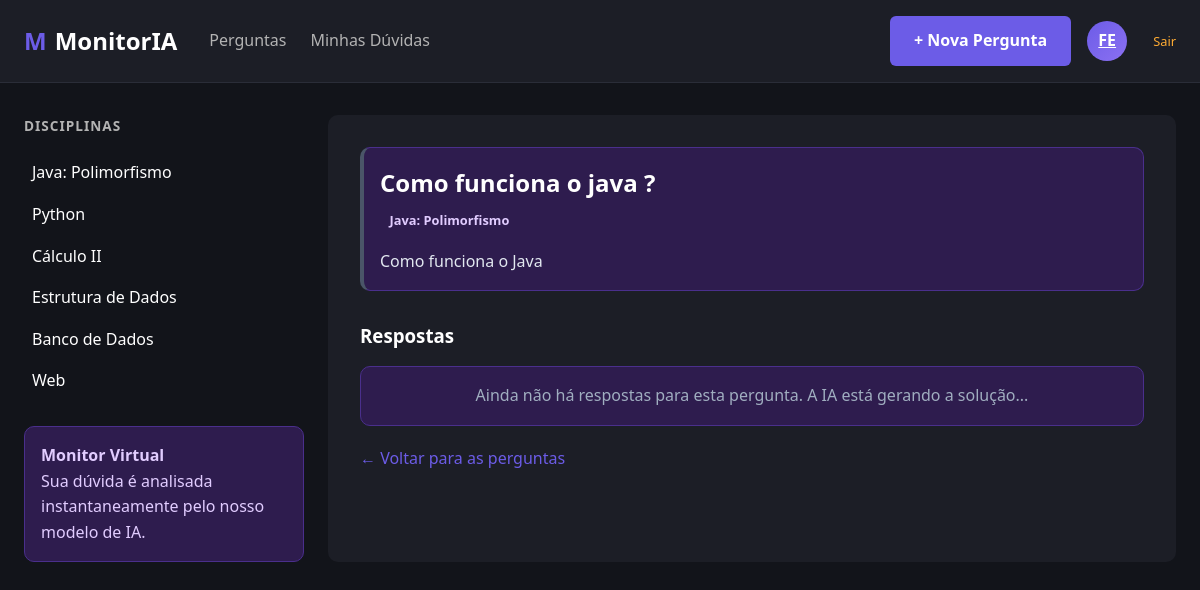
The app's page /perguntas/3 (signed in) with its own data.
### modelos/entidades.py (models this page shows)
class Pergunta(banco.Model):
    __tablename__ = 'perguntas'
    id = banco.Column(banco.Integer, primary_key=True)
    titulo = banco.Column(banco.String(200), nullable=False)
    corpo = banco.Column(banco.Text, nullable=False)
    disciplina = banco.Column(banco.String(100), nullable=False)
    usuario_id = banco.Column(banco.Integer, banco.ForeignKey('usuarios.id'), nullable=False)
    data_criacao = banco.Column(banco.DateTime, default=datetime.utcnow)
    respostas = banco.relationship('Resposta', backref='pergunta', lazy=True)

### controles/rotas_perguntas.py (the view)
@blueprint_perguntas.route('/perguntas/<int:id>')
def ver_pergunta(id):
    try:
        return render_template('ver_pergunta.html',
                               pergunta=servico.buscar_detalhes(id),
                               disciplinas=servico.listar_disciplinas())
    except ValueError:
        return "Pergunta não encontrada", 404

### repositorios/repositorio_pergunta.py (called while the page is built)
    def buscar_por_id(self, id_pergunta: int) -> Pergunta:
        return Pergunta.query.get(id_pergunta)

### servicos/servico_pergunta.py (called while the page is built)
    def buscar_detalhes(self, id_pergunta: int) -> Pergunta:
        pergunta = self.repositorio.buscar_por_id(id_pergunta)
        if not pergunta:
            raise ValueError("Pergunta não encontrada.")
        return pergunta

    def listar_disciplinas(self) -> list[str]:
        return ["Java: Polimorfismo", "Python", "Cálculo II", "Estrutura de Dados", "Banco de Dados", "Web"]

### templates/ver_pergunta.html
{% extends 'base.html' %}
{% block content %}
<div class="box-ia" style="border-left: 4px solid #4a5568;">
    <h2 style="color: white; margin-bottom: 5px;">{{ pergunta.titulo }}</h2>
    <span class="badge" style="margin-bottom: 15px; display: inline-block;">{{ pergunta.disciplina }}</span>
    <p style="color: #e2e8f0; line-height: 1.6;">{{ pergunta.corpo }}</p>
</div>
<h3 style="margin-top: 30px; margin-bottom: 15px; color: white;">Respostas</h3>
{% if pergunta.respostas %}
    {% for resposta in pergunta.respostas %}
        <div class="box-ia {% if resposta.solucao %}solucao-destaque{% endif %}" style="margin-bottom: 20px;">
            <div class="header-ia" style="display: flex; justify-content: space-between; margin-bottom: 15px; color: #a0aec0; font-weight: bold;">
                <span>
                    {% if resposta.eh_ia %} 🤖 IA Assistente {% else %} 👤 Aluno {% endif %}
                </span>
                {% if resposta.solucao %}
                    <span style="color: #4ade80;">✅ Solução Validada pelo Monitor</span>
                {% endif %}
            </div>
            <p style="color: #e2e8f0; line-height: 1.6;">{{ resposta.corpo }}</p>
            {% if session.get('usuario_papel') == 'monitor' and not resposta.solucao %}
                <hr style="border-color: #2d3748; margin: 15px 0;">
                <form action="{{ url_for('perguntas.marcar_solucao', id=resposta.id) }}" method="POST">
                    <button type="submit" class="btn btn-roxo" style="width: 100%;">
                        ⭐ Validar como Melhor Resposta
                    </button>
                </form>
            {% endif %}
        </div>
    {% endfor %}
{% else %}
    <div class="box-ia" style="text-align: center; color: #a0aec0;">
        <p>Ainda não há respostas para esta pergunta. A IA está gerando a solução...</p>
    </div>
{% endif %}
<div style="margin-top: 20px;">
    <a href="{{ url_for('perguntas.base') }}" style="color: var(--roxo-principal); text-decoration: none;">&larr; Voltar para as perguntas</a>
</div>
{% endblock %}

### static/css/estilos.css (style rules this page uses)
:root { --bg-fundo: #12141a; --bg-card: #1c1e26; --bg-ia: #2e1c4e; --texto-principal: #ffffff; --texto-secundario: #b3b3b3; --texto-ia: #e1ccff; --roxo-principal: #6c5ce7; --roxo-hover: #5a4bcf; --roxo-badge: #d1b1ff; --verde-resolvido: #4ade80; --laranja-alerta: #ffac33; --gap-padrao: 1.5rem; --raio-padrao: 10px; }
* { box-sizing: border-box; margin: 0; padding: 0; }
body { font-family: 'Segoe UI', Tahoma, Geneva, Verdana, sans-serif; background-color: var(--bg-fundo); color: var(--texto-principal); line-height: 1.6; }
.box-ia { background-color: var(--bg-ia); border: 1px solid #4a2f8c; border-radius: var(--raio-padrao); padding: 1rem; color: var(--texto-ia); }
.badge { display: inline-flex; align-items: center; gap: 0.4rem; padding: 0.45rem 0.75rem; border-radius: 999px; font-size: 0.9rem; font-weight: 600; }
.badge { padding: 0.2rem 0.6rem; border-radius: 4px; font-size: 0.8rem; font-weight: 600; }

### records on screen
Pergunta: titulo "Como funciona o java ?", disciplina "Java: Polimorfismo", corpo "Como funciona o Java"

### other values on screen
{{ session.get('usuario_nome')[:2] | upper }} "FE"
{{ disc }} "Java: Polimorfismo" "Python" "Cálculo II" "Estrutura de Dados" "Banco de Dados" "Web"
